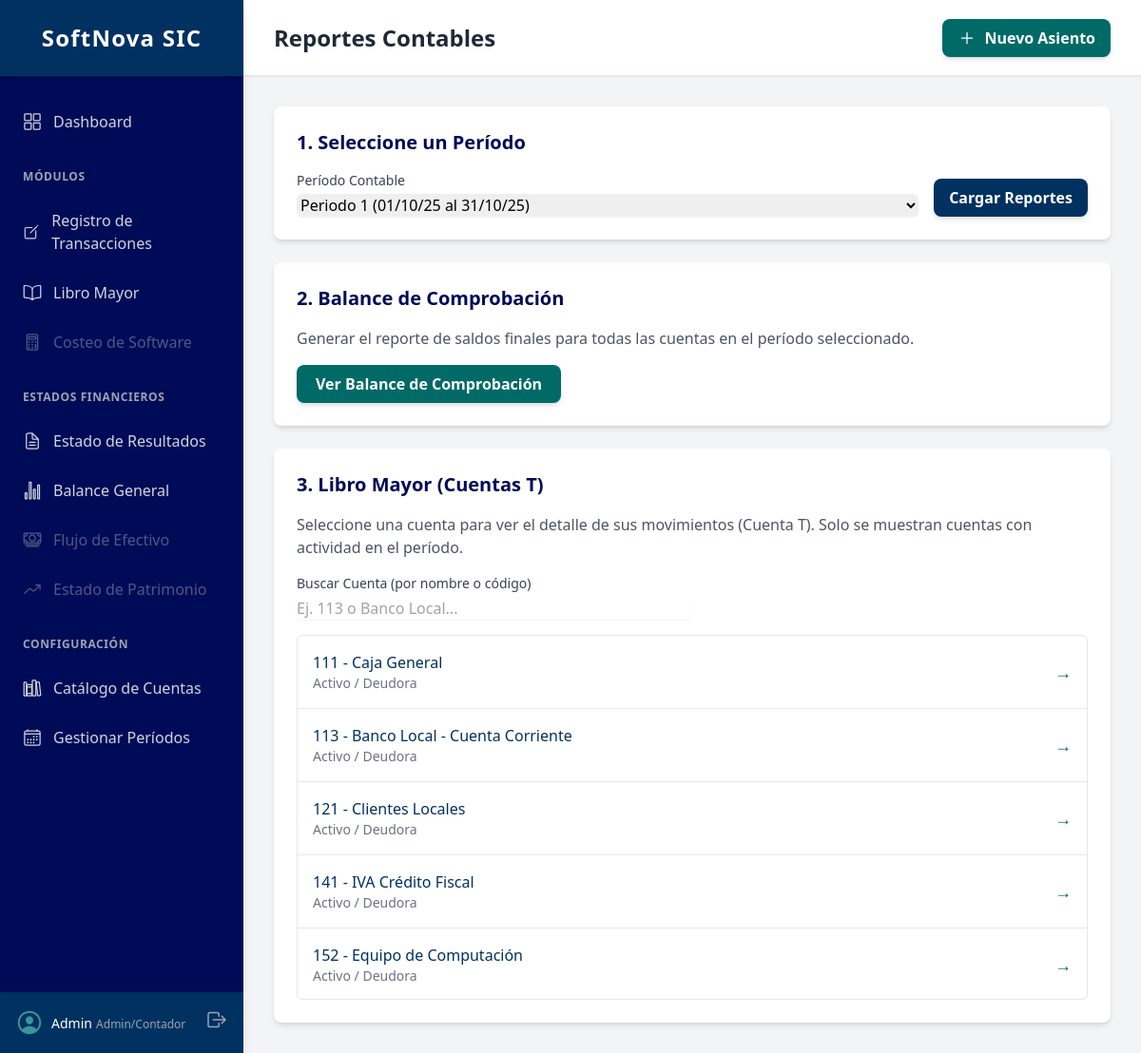
/contabilidad/reportes/?periodo_id=1 (signed in), run on the app's committed database.
### contabilidad/models.py (models this page shows, shortened)
class Cuenta(models.Model):
    class TipoCuenta(models.TextChoices):
        ACTIVO = 'ACTIVO', 'Activo'
        PASIVO = 'PASIVO', 'Pasivo'
        PATRIMONIO = 'PATRIMONIO', 'Patrimonio'
        INGRESO = 'INGRESO', 'Ingreso'
        COSTO = 'COSTO', 'Costo'
        GASTO = 'GASTO', 'Gasto'
        CUENTA_DE_ORDEN = 'ORDEN', 'Cuenta de Orden'
    class NaturalezaCuenta(models.TextChoices):
        DEUDORA = 'DEUDORA', 'Deudora'
        ACREEDORA = 'ACREEDORA', 'Acreedora'
    codigo = models.CharField(
        max_length=20,
        unique=True,
        help_text="Código único de la cuenta (ej. 111, 121.01)"
    )
    nombre = models.CharField(
        max_length=255,
        help_text="Nombre descriptivo de la cuenta (ej. Caja General)"
    )
    padre = models.ForeignKey(
        'self',
        null=True,
        blank=True,
        on_delete=models.PROTECT, # Proteger para no borrar padres con hijos
        related_name='hijos',
        help_text="Cuenta padre a la que pertenece esta subcuenta"
    )
    tipo_cuenta = models.CharField(
        max_length=10,
        choices=TipoCuenta.choices,
        help_text="Clasificación principal para estados financieros"
    )
    naturaleza = models.CharField(
        max_length=10,
        choices=NaturalezaCuenta.choices,
        help_text="Naturaleza de la cuenta (Deudora o Acreedora)"
    )
    es_imputable = models.BooleanField(
        default=False,
        help_text="Indica si la cuenta puede recibir movimientos (transacciones)"
    )
    class Meta:
        ordering = ['codigo']
        verbose_name = "Cuenta Contable"
        verbose_name_plural = "Catálogo de Cuentas"

### contabilidad/views.py (the view)
# urls.py: path('reportes/', views.mayor_seleccion, name='mayor_seleccion'),
@login_required
@user_passes_test(es_contador_o_admin, login_url='/admin/login/')
def mayor_seleccion(request):
    periodos = PeriodoContable.objects.all().order_by('-fecha_inicio')
    periodo_seleccionado = None
    cuentas = None
    periodo_id = request.GET.get('periodo_id')
    if periodo_id:
        try:
            periodo_seleccionado = PeriodoContable.objects.get(pk=periodo_id)
            cuentas_con_movimiento_ids = Movimiento.objects.filter(
                asiento__periodo=periodo_seleccionado
            ).values_list('cuenta__id', flat=True).distinct()
            cuentas = Cuenta.objects.filter(
                pk__in=cuentas_con_movimiento_ids
            ).order_by('codigo')
        except PeriodoContable.DoesNotExist:
            messages.error(request, "El período seleccionado no es válido.")
    context = {
        'periodos': periodos,
        'periodo_seleccionado': periodo_seleccionado,
        'cuentas': cuentas,
    }
    return render(request, 'contabilidad/mayor_seleccion.html', context)

### contabilidad/views.py (called while the page is built)
def es_contador_o_admin(user):
    return user.is_staff or user.is_superuser

### contabilidad/templates/contabilidad/mayor_seleccion.html (shortened to what this page needs)
{% extends 'base.html' %}
{% block page_title %}Reportes Contables{% endblock %}
{% block content %}
<div class="bg-white p-6 rounded-lg shadow-md mb-6">
    <h3 class="text-xl font-semibold text-sic-dark-blue mb-4">1. Seleccione un Período</h3>
    <form method="GET" action="{% url 'contabilidad:mayor_seleccion' %}">
        <div class="flex items-end space-x-4">
            <div class="flex-1">
                <label for="periodo_id" class="block text-sm font-medium text-gray-700">Período Contable</label>
                <select name="periodo_id" id="periodo_id" class="block w-full mt-1 rounded-md border-gray-300 shadow-sm focus:border-sic-teal focus:ring-sic-teal">
                    {% for p in periodos %}
                    <option value="{{ p.id }}" {% if periodo_seleccionado.id == p.id %}selected{% endif %}>
                        {{ p.nombre }} ({{ p.fecha_inicio|date:"d/m/y" }} al {{ p.fecha_fin|date:"d/m/y" }})
                    </option>
                    {% endfor %}
                </select>
            </div>
            <button type="submit" class="bg-sic-medium-blue hover:bg-sic-dark-blue text-white font-semibold py-2 px-4 rounded-lg shadow-md">
                Cargar Reportes
            </button>
        </div>
    </form>
</div>
{% if periodo_seleccionado %}
<div class="bg-white p-6 rounded-lg shadow-md mb-6">
    <h3 class="text-xl font-semibold text-sic-dark-blue mb-4">2. Balance de Comprobación</h3>
    <p class="text-gray-600 mb-4">Generar el reporte de saldos finales para todas las cuentas en el período seleccionado.</p>
    <a href="{% url 'contabilidad:balanza_comprobacion' periodo_id=periodo_seleccionado.id %}" target="_blank" class="inline-block bg-sic-teal hover:bg-sic-light-teal text-white font-semibold py-2 px-5 rounded-lg shadow-md">
        Ver Balance de Comprobación
    </a>
</div>
<div class="bg-white p-6 rounded-lg shadow-md">
    <h3 class="text-xl font-semibold text-sic-dark-blue mb-4">3. Libro Mayor (Cuentas T)</h3>
    <p class="text-gray-600 mb-4">Seleccione una cuenta para ver el detalle de sus movimientos (Cuenta T). Solo se muestran cuentas con actividad en el período.</p>
    <div class="mb-4">
        <label for="buscador_cuentas" class="block text-sm font-medium text-gray-700">Buscar Cuenta (por nombre o código)</label>
        <input type="text" id="buscador_cuentas" class="block w-full md:w-1/2 mt-1 rounded-md border-gray-300 shadow-sm focus:border-sic-teal focus:ring-sic-teal" placeholder="Ej. 113 o Banco Local...">
    </div>
    <div class="overflow-y-auto max-h-96 border border-gray-200 rounded-md">
        <ul id="lista_cuentas" class="divide-y divide-gray-200">
            {% for cuenta in cuentas %}
            <li class="p-4 hover:bg-gray-50 item-cuenta" data-nombre="{{ cuenta.codigo }} {{ cuenta.nombre|lower }}">
                <a href="{% url 'contabilidad:libro_mayor_detalle' periodo_id=periodo_seleccionado.id cuenta_id=cuenta.id %}" target="_blank" class="flex justify-between items-center">
                    <div>
                        <span class="font-medium text-sic-medium-blue">{{ cuenta.codigo }} - {{ cuenta.nombre }}</span>
                        <span class="block text-sm text-gray-500">{{ cuenta.get_tipo_cuenta_display }} / {{ cuenta.get_naturaleza_display }}</span>
                    </div>
                    <span class="text-sic-teal font-semibold text-lg">&rarr;</span>
                </a>
            </li>
            {% empty %}
            <li class="p-4 text-center text-gray-500" id="empty-message">
                No se encontraron cuentas con movimientos en este período.
            </li>
            {% endfor %}
        </ul>
    </div>
</div>
{% endif %}
{% endblock %}

### templates/base.html (shortened to what this page needs)
<!DOCTYPE html>
<html lang="es">
<head>
    <script src="https://cdn.tailwindcss.com"></script>
</head>
<body class="bg-gray-100 font-sans antialiased">
    <div class="flex h-screen">
        <aside class="w-64 bg-sic-dark-blue text-white flex flex-col fixed h-full shadow-lg">
            <div class="h-20 flex items-center justify-center bg-sic-medium-blue shadow-md">
                <h1 class="text-2xl font-bold tracking-wider">SoftNova SIC</h1>
            </div>
            <nav class="flex-1 overflow-y-auto py-6">
                <ul class="space-y-1">
                    <li>
                        <a href="{% url 'contabilidad:dashboard' %}" class="flex items-center space-x-3 px-6 py-3 text-gray-300 hover:bg-sic-medium-blue hover:text-white transition-colors duration-200">
                            <ion-icon name="grid-outline" class="text-xl"></ion-icon>
                            <span class="font-medium">Dashboard</span>
                        </a>
                    </li>
                    <li class="px-6 pt-4 pb-2">
                        <span class="text-xs uppercase text-gray-400 font-semibold tracking-wider">Módulos</span>
                    </li>
                    <li>
                        <a href="{% url 'contabilidad:registrar_asiento' %}" class="flex items-center space-x-3 px-6 py-3 text-gray-300 hover:bg-sic-medium-blue hover:text-white transition-colors duration-200">
                            <ion-icon name="create-outline" class="text-xl"></ion-icon>
                            <span class="font-medium">Registro de Transacciones</span>
                        </a>
                    </li>
                    <li>
                        <a href="{% url 'contabilidad:mayor_seleccion' %}" class="flex items-center space-x-3 px-6 py-3 text-gray-300 hover:bg-sic-medium-blue hover:text-white transition-colors duration-200">
                            <ion-icon name="book-outline" class="text-xl"></ion-icon>
                            <span class="font-medium">Libro Mayor</span>
                        </a>
                    </li>
                    <li>
                        <a href="#" class="flex items-center space-x-3 px-6 py-3 text-gray-400 opacity-50 cursor-not-allowed" title="Próximamente">
                            <ion-icon name="calculator-outline" class="text-xl"></ion-icon>
                            <span class="font-medium">Costeo de Software</span>
                        </a>
                    </li>
                    <li class="px-6 pt-4 pb-2">
                        <span class="text-xs uppercase text-gray-400 font-semibold tracking-wider">Estados Financieros</span>
                    </li>
                    <li>
                        <a href="{% url 'contabilidad:hub_estado_resultados' %}" class="flex items-center space-x-3 px-6 py-3 text-gray-300 hover:bg-sic-medium-blue hover:text-white transition-colors duration-200">
                            <ion-icon name="document-text-outline" class="text-xl"></ion-icon>
                            <span class="font-medium">Estado de Resultados</span>
                        </a>
                    </li>
                    <li>
                        <a href="{% url 'contabilidad:hub_balance_general' %}" class="flex items-center space-x-3 px-6 py-3 text-gray-300 hover:bg-sic-medium-blue hover:text-white transition-colors duration-200">
                            <ion-icon name="stats-chart-outline" class="text-xl"></ion-icon>
                            <span class="font-medium">Balance General</span>
                        </a>
                    </li>
                    <li>
                        <a href="#" class="flex items-center space-x-3 px-6 py-3 text-gray-400 opacity-50 cursor-not-allowed" title="Próximamente">
                            <ion-icon name="cash-outline" class="text-xl"></ion-icon>
                            <span class="font-medium">Flujo de Efectivo</span>
                        </a>
                    </li>
                    <li>
                        <a href="#" class="flex items-center space-x-3 px-6 py-3 text-gray-400 opacity-50 cursor-not-allowed" title="Próximamente">
                            <ion-icon name="trending-up-outline" class="text-xl"></ion-icon>
                            <span class="font-medium">Estado de Patrimonio</span>
                        </a>
                    </li>
                    <li class="px-6 pt-4 pb-2">
                        <span class="text-xs uppercase text-gray-400 font-semibold tracking-wider">Configuración</span>
                    </li>
                    {% if user.is_superuser %}
                        <li>
                            <a href="{% url 'admin:contabilidad_cuenta_changelist' %}" target="_blank" class="flex items-center space-x-3 px-6 py-3 text-gray-300 hover:bg-sic-medium-blue hover:text-white transition-colors duration-200">
                                <ion-icon name="library-outline" class="text-xl"></ion-icon>
                                <span class="font-medium">Catálogo de Cuentas</span>
                            </a>
                        </li>
                        <li>
                            <a href="{% url 'admin:contabilidad_periodocontable_changelist' %}" target="_blank" class="flex items-center space-x-3 px-6 py-3 text-gray-300 hover:bg-sic-medium-blue hover:text-white transition-colors duration-200">
                                <ion-icon name="calendar-outline" class="text-xl"></ion-icon>
                                <span class="font-medium">Gestionar Períodos</span>
                            </a>
                        </li>
                    {% endif %}
                </ul>
            </nav>
            <div class="h-16 p-4 flex items-center justify-between bg-sic-medium-blue shadow-inner">
                <div class="flex items-center space-x-2">
                    <ion-icon name="person-circle-outline" class="text-3xl text-sic-light-teal"></ion-icon>
                    <div>
                        <span class="text-sm font-medium">{% if user.is_authenticated %}{{ user.username }}{% else %}Usuario{% endif %}</span>
                        <span class="text-xs text-gray-400">{% if user.is_staff %}Admin/Contador{% endif %}</span>
                    </div>
                </div>
                <a href="#" title="Cerrar Sesión">
                    <ion-icon name="log-out-outline" class="text-2xl text-gray-400 hover:text-white"></ion-icon>
                </a>
            </div>
        </aside>
        <main class="flex-1 ml-64 h-screen overflow-y-auto">
            <header class="h-20 bg-white shadow-sm flex items-center justify-between px-8 border-b border-gray-200">
                <div>
                    <h2 class="text-2xl font-semibold text-gray-800">
                        {% block page_title %}Dashboard{% endblock %}
                    </h2>
                </div>
                <div>
                    <button class="bg-sic-teal hover:bg-sic-light-teal text-white font-semibold py-2 px-4 rounded-lg shadow-md transition-colors duration-200 flex items-center space-x-2">
                        <ion-icon name="add-outline" class="text-xl"></ion-icon>
                        <span>Nuevo Asiento</span>
                    </button>
                </div>
            </header>
            <div class="p-8">
                {% block content %}{% endblock %}
            </div>
        </main>
    </div>
</body>
</html>

### data on the page
Cuenta: codigo "111", nombre "Caja General", tipo_cuenta "Activo", naturaleza "Deudora"
Cuenta: codigo "113", nombre "Banco Local - Cuenta Corriente", tipo_cuenta "Activo", naturaleza "Deudora"
Cuenta: codigo "121", nombre "Clientes Locales", tipo_cuenta "Activo", naturaleza "Deudora"
Cuenta: codigo "141", nombre "IVA Crédito Fiscal", tipo_cuenta "Activo", naturaleza "Deudora"
Cuenta: codigo "152", nombre "Equipo de Computación", tipo_cuenta "Activo", naturaleza "Deudora"

### other printed values
{{ user.username }} "Admin"
form field periodo_id "Periodo 1 (01/10/25 al 31/10/25)"
